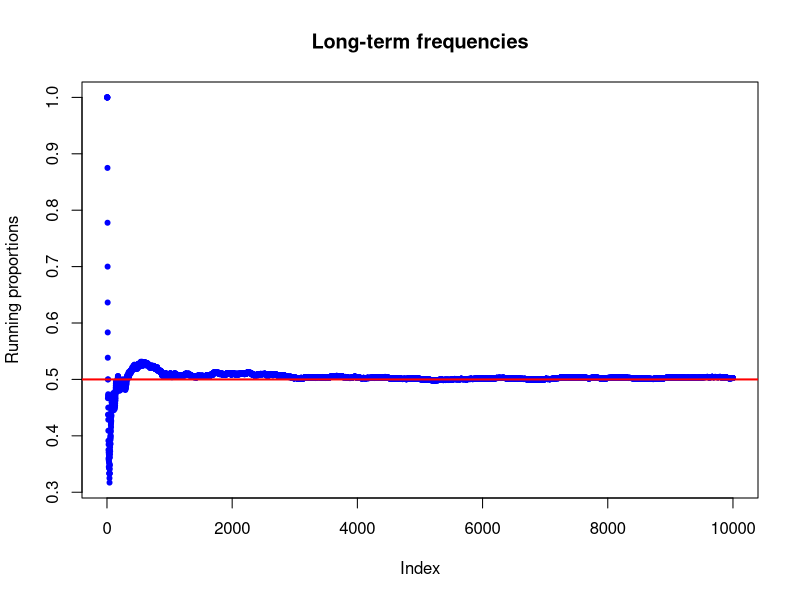

Write the R code that produced this figure.
#this is one way to "toss a coin" in `R`
#a coin is heads (H) or tails (T)
coin=c("H","T")
#the command `sample` gives me a pseudo-random choice
(toss=sample(coin, 1))

#now, we create a running frequencies of how many Hs we say
#first, we create an empty numeric vector
many.tosses=numeric()
#initialize the sum of how many Hs
running.sum=0
#then, we do a `for` loop
for (i in 1:10000){
  toss=sample(coin,1)
  ind=(toss=="H")
  running.sum=running.sum+ind
  many.tosses=c(many.tosses, running.sum/i)
}
plot(many.tosses,
     main="Long-term frequencies",
     ylab="Running proportions",
     pch=20, col="blue")
abline(h=0.5, col="red", lwd=2)
